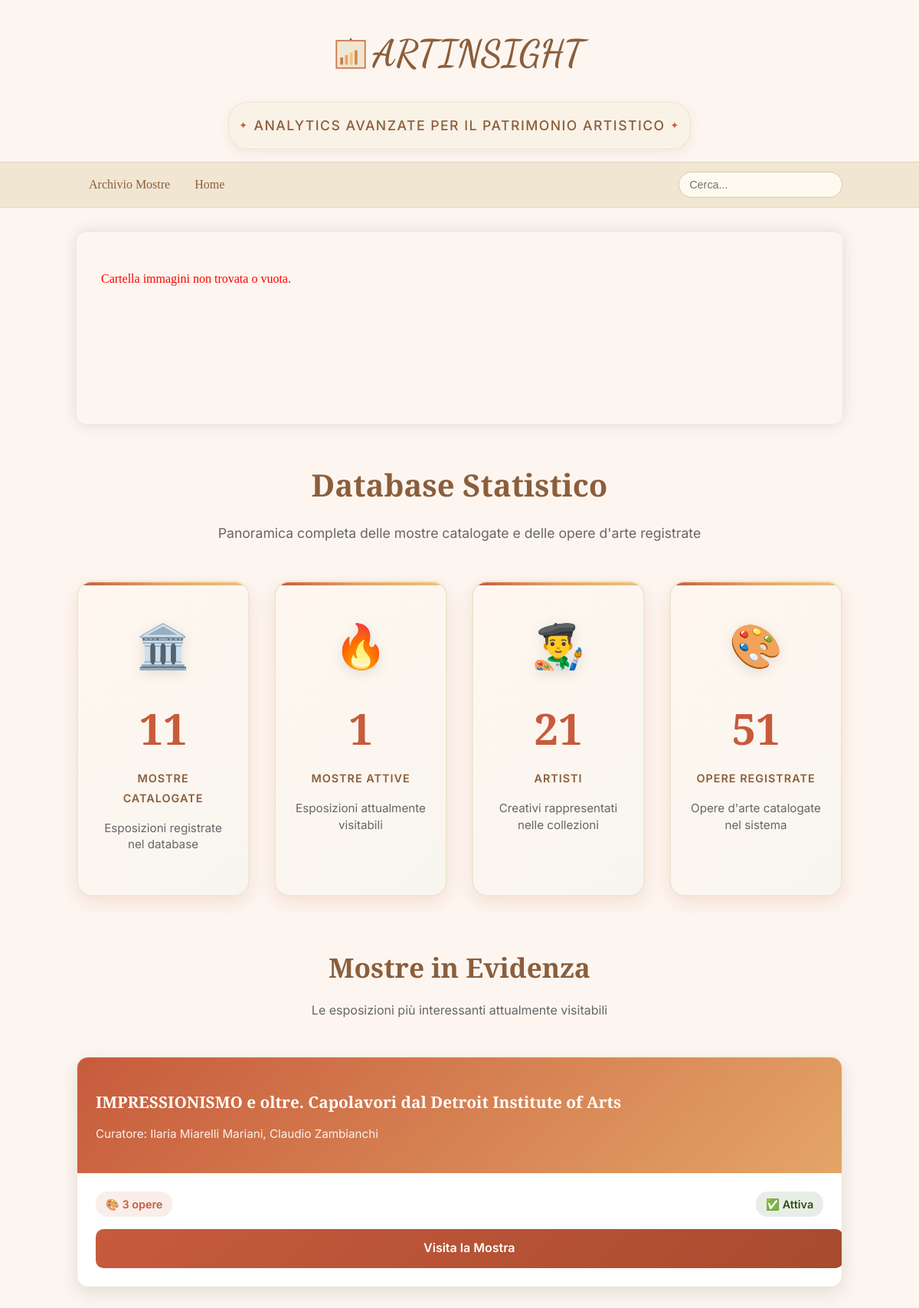
The page / on the database its author committed.
### tables this page shows
CREATE TABLE IF NOT EXISTS `mostra` (
  `id` int NOT NULL AUTO_INCREMENT,
  `titolo` varchar(100) NOT NULL,
  `data_inizio` date NOT NULL,
  `data_fine` date NOT NULL,
  `curatore` varchar(150) NOT NULL,
  `sede` varchar(200) NOT NULL,
  PRIMARY KEY (`id`)
);

### index.php (the view, shortened to what this page needs)
<?php
$conn = new mysqli('localhost', 'root', '', 'mostre');
$query = '';
$searching = false;
$stats = [];
$sql_stats = "
    SELECT
        (SELECT COUNT(*) FROM mostra) as totale_mostre,
        (SELECT COUNT(*) FROM mostra WHERE data_fine >= CURDATE()) as mostre_attive,
        (SELECT COUNT(DISTINCT id_autore) FROM opera WHERE id_autore IS NOT NULL) as totale_artisti,
        (SELECT COUNT(*) FROM opera) as totale_opere
";
$result_stats = $conn->query($sql_stats);
if ($result_stats) {
    $stats = $result_stats->fetch_assoc();
}
$mostre_evidenza = [];
$sql_evidenza = "
    SELECT m.*, COUNT(e.id_opera) as num_opere
    FROM mostra m
    LEFT JOIN esposizione e ON m.id = e.id_mostra
    WHERE m.data_fine >= CURDATE()
    GROUP BY m.id
    ORDER BY m.data_inizio DESC
    LIMIT 3
";
$result_evidenza = $conn->query($sql_evidenza);
if ($result_evidenza) {
    while ($row = $result_evidenza->fetch_assoc()) {
        $mostre_evidenza[] = $row;
    }
}
function getSlideShowImages() {
    $dir = "immagini_opere/";
    $images = [];
    return $images;
}
$slideshow_images = getSlideShowImages();
?>
<!DOCTYPE html>
<html lang="it">
<head>
</head>
<body>
<header style="display:flex; align-items:center; justify-content:center; gap:0.5rem; flex-direction:column;">
  <div style="display:flex; align-items:center; gap:0.5rem;">
    <h1 class="logo" style="margin:0; color:#8b5e3c;">ARTINSIGHT</h1>
  </div>
  <p class="subtitle">Analytics Avanzate per il Patrimonio Artistico</p>
</header>
<nav>
  <div class="nav-container">
    <ul>
      <li><a href="archivio.php">Archivio Mostre</a></li>
	  <li><a href="index.php">Home</a></li>
    </ul>
    <div class="search-bar">
      <form method="GET" action="index.php">
        <input type="text" name="q" placeholder="Cerca..." value="<?php echo htmlspecialchars($query); ?>">
      </form>
    </div>
  </div>
</nav>
<?php if (!$searching): ?>
  <div class="slideshow-container">
    <div class="slides-wrapper">
      <?php
      if (count($slideshow_images) > 0) {
		  shuffle($slideshow_images);
          $all_images = array_merge($slideshow_images, $slideshow_images);
          foreach ($all_images as $image) {
              echo "<img src='" . htmlspecialchars($image) . "' alt='Opera d\'arte'>";
          }
      } else {
          echo "<p style='color:red; text-align:center; padding:2rem;'>Cartella immagini non trovata o vuota.</p>";
      }
      ?>
    </div>
  </div>
  <?php if ($stats): ?>
  <section class="stats-section">
    <h2 class="stats-title">Database Statistico</h2>
    <p class="stats-subtitle">Panoramica completa delle mostre catalogate e delle opere d'arte registrate</p>
    <div class="stats-grid">
      <div class="stat-card">
        <span class="stat-icon">🏛️</span>
        <span class="stat-number"><?php echo $stats['totale_mostre']; ?></span>
        <span class="stat-label">Mostre Catalogate</span>
        <p class="stat-description">Esposizioni registrate nel database</p>
      </div>
      <div class="stat-card">
        <span class="stat-icon">🔥</span>
        <span class="stat-number"><?php echo $stats['mostre_attive']; ?></span>
        <span class="stat-label">Mostre Attive</span>
        <p class="stat-description">Esposizioni attualmente visitabili</p>
      </div>
      <div class="stat-card">
        <span class="stat-icon">👨‍🎨</span>
        <span class="stat-number"><?php echo $stats['totale_artisti']; ?></span>
        <span class="stat-label">Artisti</span>
        <p class="stat-description">Creativi rappresentati nelle collezioni</p>
      </div>
      <div class="stat-card">
        <span class="stat-icon">🎨</span>
        <span class="stat-number"><?php echo $stats['totale_opere']; ?></span>
                <span class="stat-label">Opere Registrate</span>
        <p class="stat-description">Opere d'arte catalogate nel sistema</p>
      </div>
    </div>
  </section>
  <?php endif; ?>
  <?php if (count($mostre_evidenza) > 0): ?>
  <section class="featured-section">
    <h2 class="section-title">Mostre in Evidenza</h2>
    <p class="section-subtitle">Le esposizioni più interessanti attualmente visitabili</p>
    <div class="featured-grid">
      <?php foreach ($mostre_evidenza as $mostra): ?>
      <div class="featured-card">
        <div class="card-header">
          <h3 class="card-title"><?php echo htmlspecialchars($mostra['titolo']); ?></h3>
          <p class="card-curator">Curatore: <?php echo htmlspecialchars($mostra['curatore']); ?></p>
        </div>
        <div class="card-body">
          <div class="card-info">
            <span class="card-works">🎨 <?php echo $mostra['num_opere']; ?> opere</span>
            <span class="card-status">✅ Attiva</span>
          </div>
          <a href="mostra.php?id=<?php echo $mostra['id']; ?>" class="card-button">
            Visita la Mostra
          </a>
        </div>
      </div>
      <?php endforeach; ?>
    </div>
  </section>
  <?php endif; ?>
<?php endif; ?>
</body>
</html>

### rows shown on the page
mostra: titolo "IMPRESSIONISMO e oltre. Capolavori dal Detroit Institute of Arts", curatore "Ilaria Miarelli Mariani, Claudio Zambianchi", num_opere "3"

### other values the page prints
$stats['totale_mostre'] "11"
$stats['mostre_attive'] "1"
$stats['totale_artisti'] "21"
$stats['totale_opere'] "51"
